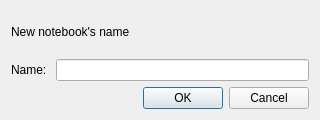
<?xml version="1.0" encoding="UTF-8"?>
<ui version="4.0">
 <class>notebookform</class>
 <widget class="QDialog" name="notebookform">
  <property name="geometry">
   <rect>
    <x>0</x>
    <y>0</y>
    <width>320</width>
    <height>120</height>
   </rect>
  </property>
  <property name="windowTitle">
   <string>New notebook</string>
  </property>
  <layout class="QVBoxLayout" name="verticalLayout">
   <item>
    <widget class="QLabel" name="nameLabel">
     <property name="text">
      <string>New notebook's name</string>
     </property>
    </widget>
   </item>
   <item>
    <layout class="QHBoxLayout" name="horizontalLayout">
     <item>
      <widget class="QLabel" name="infoLabel">
       <property name="text">
        <string>Name: </string>
       </property>
      </widget>
     </item>
     <item>
      <widget class="QLineEdit" name="lineEdit"/>
     </item>
    </layout>
   </item>
   <item>
    <widget class="QDialogButtonBox" name="buttonBox">
     <property name="orientation">
      <enum>Qt::Horizontal</enum>
     </property>
     <property name="standardButtons">
      <set>QDialogButtonBox::Cancel|QDialogButtonBox::Ok</set>
     </property>
    </widget>
   </item>
  </layout>
 </widget>
 <resources/>
 <connections>
  <connection>
   <sender>buttonBox</sender>
   <signal>accepted()</signal>
   <receiver>notebookform</receiver>
   <slot>accept()</slot>
   <hints>
    <hint type="sourcelabel">
     <x>248</x>
     <y>254</y>
    </hint>
    <hint type="destinationlabel">
     <x>157</x>
     <y>274</y>
    </hint>
   </hints>
  </connection>
  <connection>
   <sender>buttonBox</sender>
   <signal>rejected()</signal>
   <receiver>notebookform</receiver>
   <slot>reject()</slot>
   <hints>
    <hint type="sourcelabel">
     <x>316</x>
     <y>260</y>
    </hint>
    <hint type="destinationlabel">
     <x>286</x>
     <y>274</y>
    </hint>
   </hints>
  </connection>
 </connections>
</ui>
